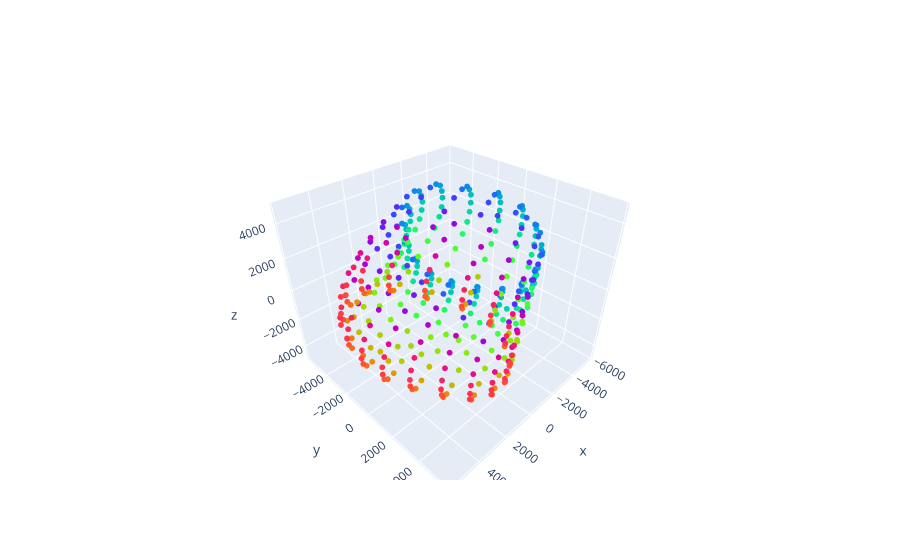

The notebook cell saved with this chart:
### Code cell
fig = go.Figure(data=[go.Scatter3d(
    x=X_pca[:,0], y=X_pca[:,1], z=X_pca[:,2], 
    mode ='markers', 
    marker=dict(size = 2, color = theta)
)] , layout = go.Layout(scene = dict(aspectmode= 'data')))

fig.show()

### Figure 1 — Plotly figure (JSON) as saved in the notebook; plotly's stock layout.template omitted (floating-point values rounded to 4 significant figures; data arrays with more than 128 entries replaced by an {"elided": "..."} marker saying what was removed)
{"data": [{"marker": {"color": {"elided": "398x3 float values"}, "size": 2}, "mode": "markers", "type": "scatter3d", "x": {"elided": "398 float values"}, "y": {"elided": "398 float values"}, "z": {"elided": "398 float values"}}], "layout": {"scene": {"aspectmode": "data"}}}
